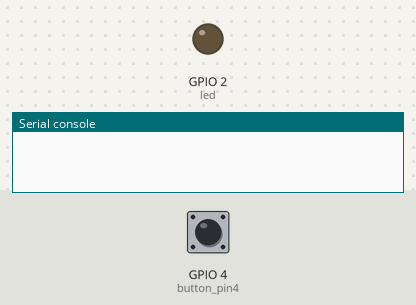
A program run on a simulated ESP32 board running MicroPython. On the bench: output pins drawn as LEDs (lit = HIGH), the last lines printed to the serial console. The test bench sets the inputs (shaded band); at power-on: GPIO 4 (button_pin4) HIGH.

Above: at 1.2 s.
1.3 s: GPIO 4 (button_pin4) pulled LOW for 0.15 s
At 1.37 s:
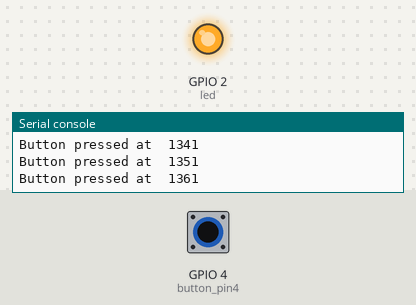
2.9 s: GPIO 4 (button_pin4) pulled LOW for 3.2 s
At 6.5 s:
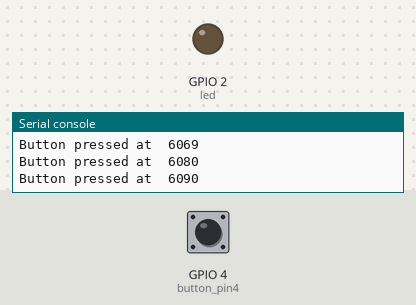
Timing chart, 0 to 8.0 s (numbered marks = the images above; inputs shaded):
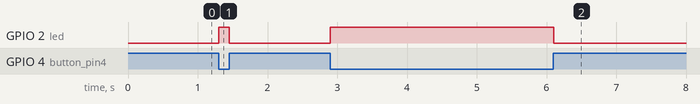

Measured:
- after the input at 1.3 s, GPIO 2 (led): LOW → HIGH at once, → LOW 0.15 s later
- after the input at 2.9 s, GPIO 2 (led): LOW → HIGH at once, → LOW 3.2 s later

The program:

led_button.py
```python
from machine import Pin
from utime import sleep_ms, ticks_ms

led = Pin(2, Pin.OUT)
button_pin4 = Pin(4, Pin.IN, Pin.PULL_UP)

while True:
    if button_pin4.value() == 0:
        led.on()
        print("Button pressed at ", ticks_ms())
        sleep_ms(10)
    else:
        led.off()
```
